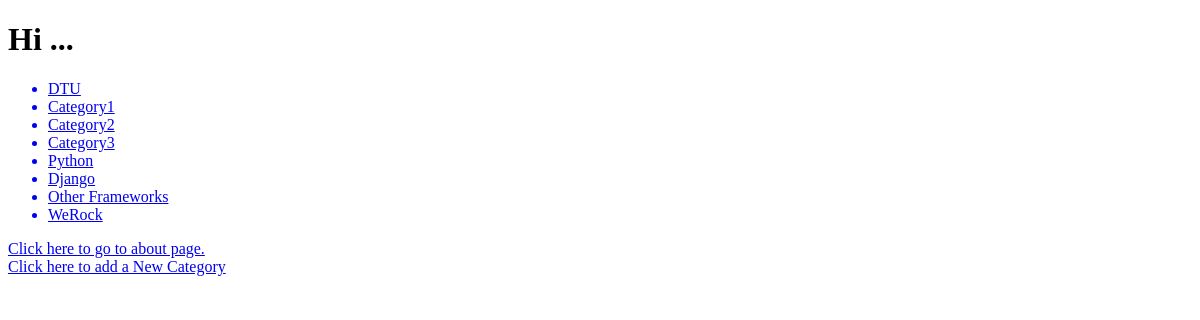
The page /rango/ on the database as committed earlier.
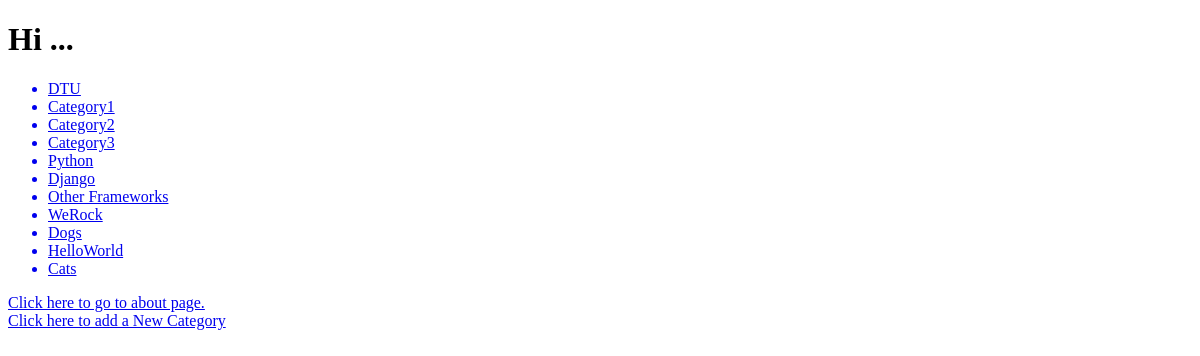
The same page on the database as committed later.
### rango/models.py (models this page shows)
class Category(models.Model):
	name = models.CharField(max_length=200)
	views = models.IntegerField(default=0)
	likes = models.IntegerField(default=0)
	def __str__(self):
		return self.name

### rango/views.py (the view)
def index(request):
	my_categories = Category.objects.all()
	context_dict = {"category_list":my_categories}
	return render(request,'rango/index.html',context_dict)

### templates/rango/index.html (shortened to what this page needs)
<!DOCTYPE HTML>
{% load staticfiles %}
<html>
	<head>
	</head>
	<body>
		<h1> Hi ... </h1>
		{% if category_list  %}
			<ul>
			{% for cat in category_list %}
				<a href="/rango/category/{{cat.name}}"><li>{{cat}}</li></a>
			{% endfor %}
			</ul>
		{% else %}
			<h2>No Categories available</h2>
		{%endif%}
		<a href = "/rango/about">Click here to go to about page.</a>
		<br>
		<a href = "/rango/add_category/{{category_name}}">Click here to add a New Category </a>
	</body>
</html>

Rows that differ between the two databases and show on the page:
added Category: name "Dogs"
added Category: name "HelloWorld"
added Category: name "Cats"
